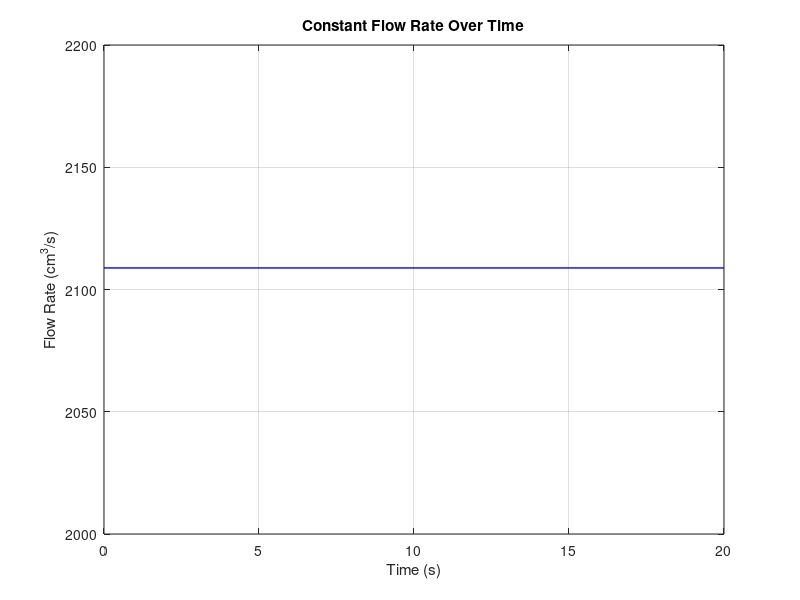

The MATLAB script that drew this image:
% Define x-axis range (time from 0 to 20 seconds)
x = [0 20]; 

% Define y-axis value (constant flow rate)
y = [2108.813609 2108.813609];

% Plot the line
plot(x, y, 'b-', 'LineWidth', 1);

% Labels and title
xlabel('Time (s)');
ylabel('Flow Rate (cm^3/s)');
title('Constant Flow Rate Over Time');

% Set axis limits
xlim([0 20]);
ylim([2000 2200]); % Adjust if needed

% Grid for better visualization
grid on;
